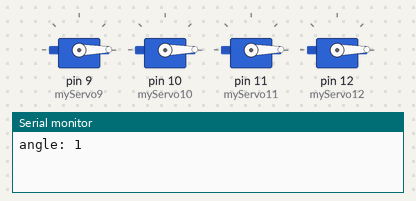
This sketch was run on a simulated Arduino Uno, built with avr-gcc and run on an emulated ATmega328P. On the bench: 4 × servo, the last lines printed to the serial monitor.

Above: at 0.05 s.
At 4.97 s:
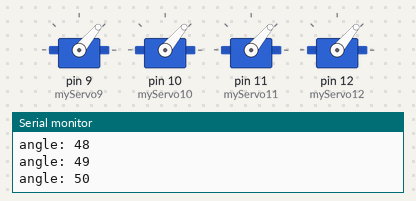
At 9.99 s:
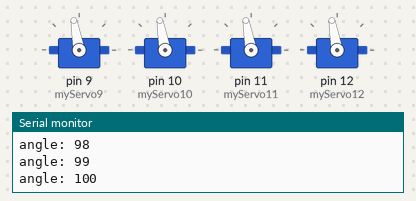
At 19.95 s:
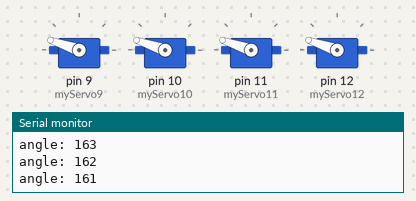
At 29.9 s:
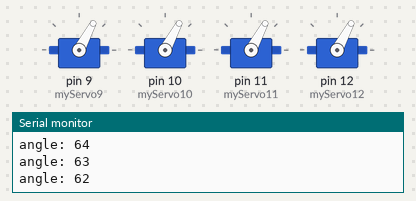
At 39.94 s:
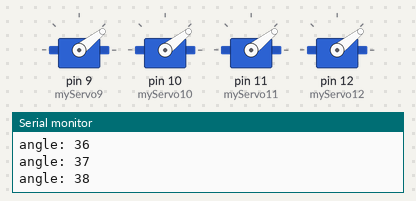
Timing chart, 0 to 40.0 s (numbered marks = the images above):
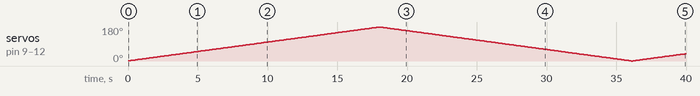

The sketch:

test_servo.ino
```cpp
/*
  Arduino Starter Kit example
 Project 5  - Servo Mood Indicator

 This sketch is written to accompany Project 5 in the
 Arduino Starter Kit

 Parts required:
 servo motor
 10 kilohm potentiometer
 2 100 uF electrolytic capacitors

 Created 13 September 2012
 by Scott Fitzgerald

 http://www.arduino.cc/starterKit

 This example code is part of the public domain
 */

// include the servo library
#include <Servo.h>

Servo myServo9;  // create a servo object
Servo myServo10;
Servo myServo11;
Servo myServo12;

int angle;   // variable to hold the angle for the servo motor
int signe;

void setup() {
  myServo9.attach(9); // attaches the servo on pin 9 to the servo object
  myServo10.attach(10);
  myServo11.attach(11);
  myServo12.attach(12);
  Serial.begin(9600); // open a serial connection to your computer
  angle = 0;
  signe = 1;
}

void loop() {

  // scale the numbers from the pot
  angle += signe*1;

  // print out the angle for the servo motor
  Serial.print("angle: ");
  Serial.println(angle);

  // set the servo position
  myServo9.write(angle);
  myServo10.write(angle);
  myServo11.write(angle);
  myServo12.write(angle);

  // wait for the servo to get there
  delay(100);

  if (angle >= 180 || angle <= 0) {
    signe = signe * -1;
  }
}
```

Measured:
- by itself, servo on pin 9 (myServo9), servo on pin 10 (myServo10), servo on pin 11 (myServo11), servo on pin 12 (myServo12): 1° → 2° at 0.10 s, → 3° 0.10 s later, → 4° 0.10 s later, → 5° 0.10 s later, … (398 changes in this stretch)
